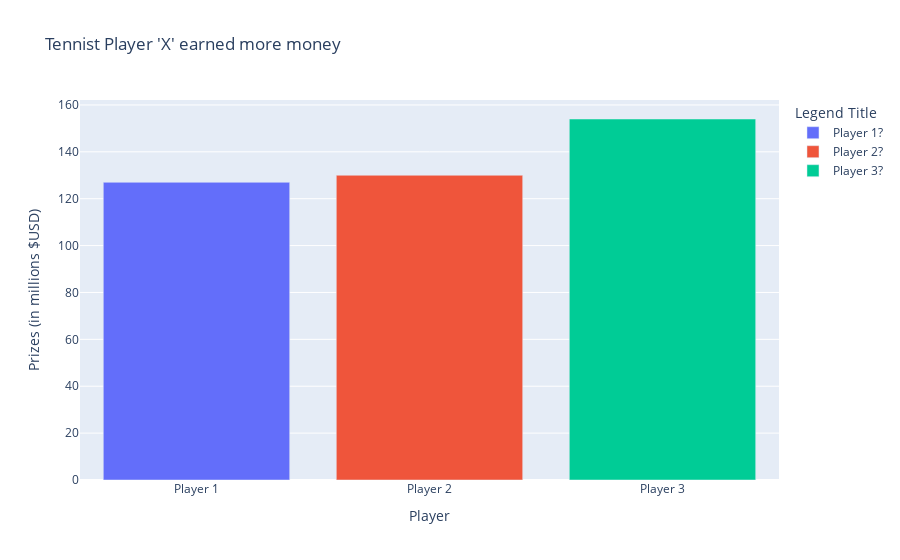

Notebook code cell kept with this figure:
### Markdown cell above
<div class="alert alert-success">
    ...and compare which tennist player earned more money ↓
</div>

### Code cell
?? #! read the full story to find out the solution

### Figure 1 — Plotly figure (JSON) as saved in the notebook; plotly's stock layout.template omitted (floating-point values rounded to 4 significant figures)
{"data": [{"name": "Player 1?", "type": "bar", "x": ["Player 1"], "y": [127]}, {"name": "Player 2?", "type": "bar", "x": ["Player 2"], "y": [130]}, {"name": "Player 3?", "type": "bar", "x": ["Player 3"], "y": [154]}], "layout": {"autosize": true, "legend": {"title": {"text": "Legend Title"}}, "title": {"text": "Tennist Player 'X' earned more money"}, "xaxis": {"autorange": true, "range": [-0.5, 2.5], "title": {"text": "Player"}, "type": "category"}, "yaxis": {"autorange": true, "range": [0, 162.1], "title": {"text": "Prizes (in millions $USD)"}, "type": "linear"}}}
